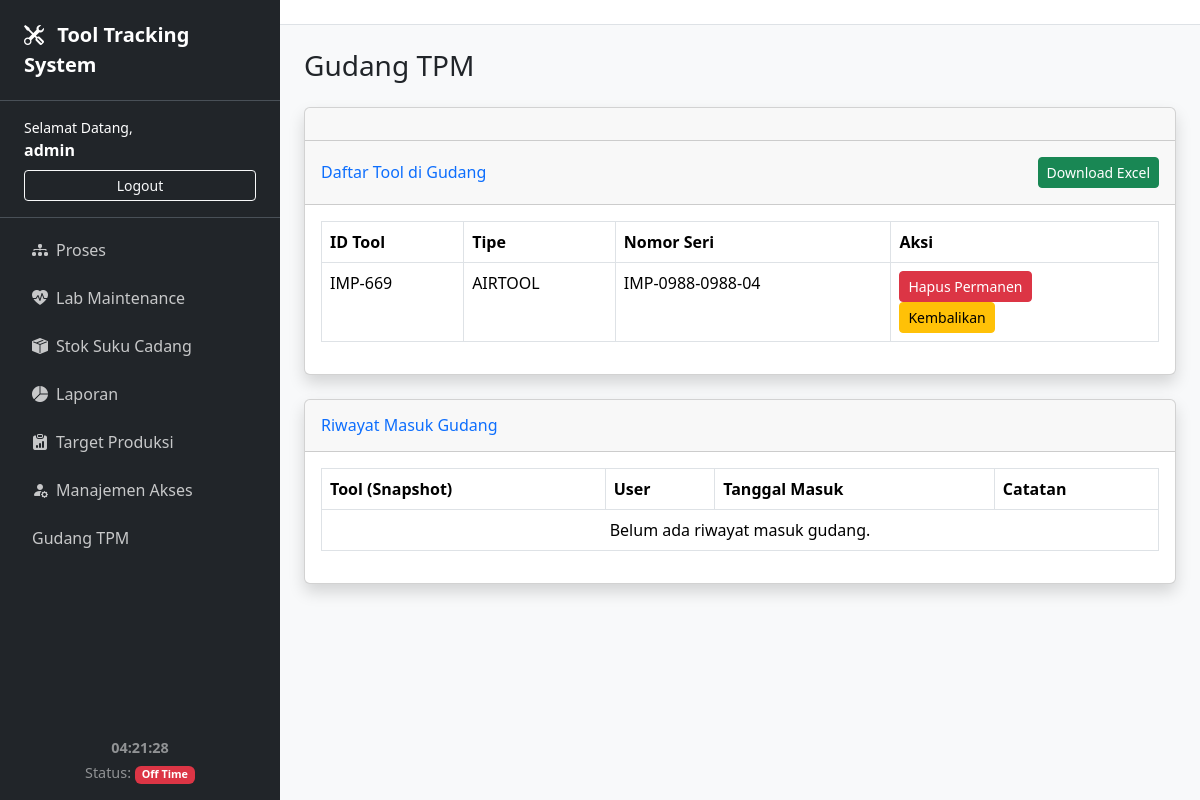
Page /gudang-tpm/ (signed in) on the earlier database version.
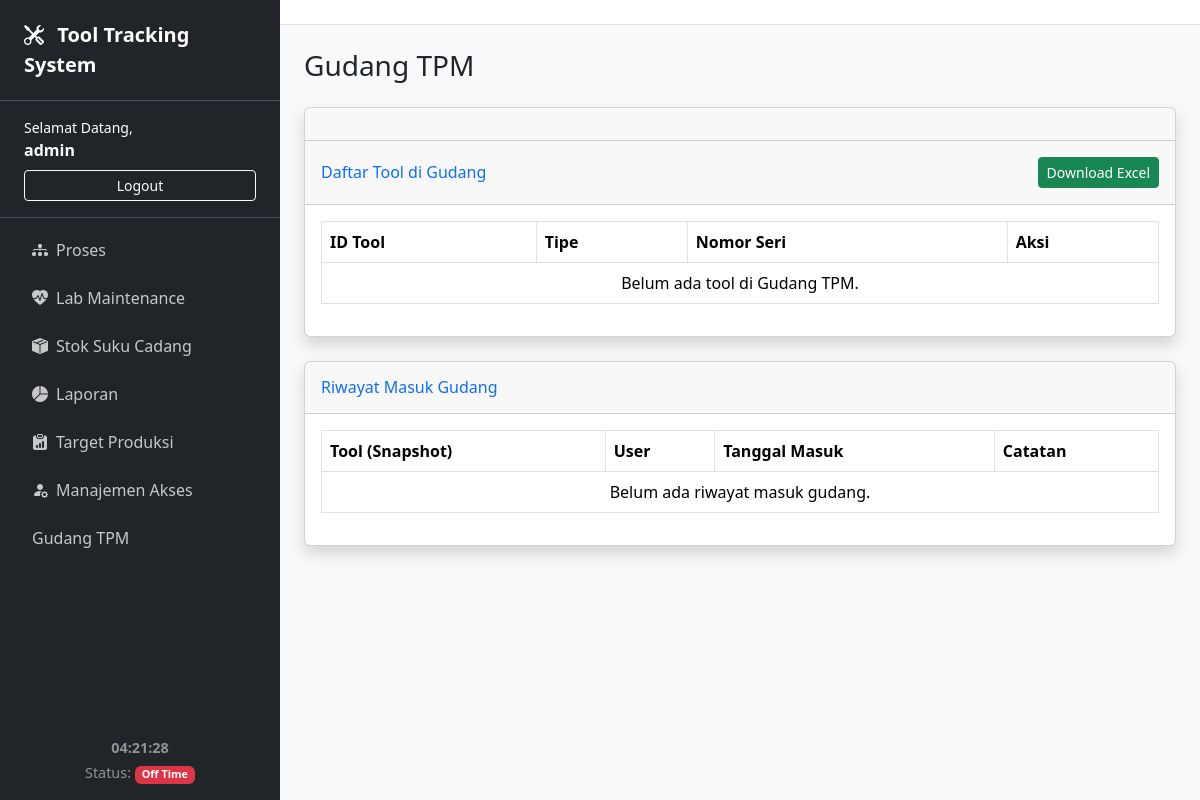
Same page on the later database version.
### tracker/models.py (models this page shows, shortened)
class Tool(models.Model):
    proses = models.ForeignKey(Proses, on_delete=models.SET_NULL, null=True, blank=True)
    stasiun = models.CharField(max_length=50)
    id_tool = models.CharField("ID Tool", max_length=50, unique=True)
    tipe_tool = models.CharField("Tipe Tool", max_length=100)
    nomor_seri = models.CharField("Nomor Seri", max_length=100)
    jumlah_shot = models.IntegerField("Shot per Produksi", default=1)
    max_shot = models.IntegerField("Max Shot", default=0)
    shot_terpakai = models.IntegerField("Shot Terpakai", default=0)
    lifetime = models.IntegerField("Total Jam Pakai Maksimal", default=5000)
    jam_pakai_terakumulasi = models.FloatField(default=0, verbose_name="Jam Pakai Terakumulasi")
    STATUS_CHOICES = [('Tersedia', 'Tersedia'), ('Dipakai', 'Dipakai'), ('Perbaikan', 'Dalam Perbaikan'), ('Gudang TPM', 'Gudang TPM'),]
    status = models.CharField(max_length=20, choices=STATUS_CHOICES, default='Tersedia')
    jenis_kerusakan = models.CharField(max_length=255, blank=True, null=True, help_text="Diisi saat tool masuk lab")
    part_yang_digunakan = models.TextField(blank=True, null=True, help_text="Part yang diganti atau diperbaiki")
    dibuat_pada = models.DateTimeField(auto_now_add=True)
    diupdate_pada = models.DateTimeField(auto_now=True)

### tracker/views.py (the view)
# urls.py: path('gudang-tpm/', views.gudang_tpm_list, name='gudang_tpm_list'),
@login_required
def gudang_tpm_list(request):
    if not (hasattr(request.user, 'userprofile') and
            (request.user.userprofile.can_manage_gudang_tpm or
             request.user.userprofile.is_developer or
             request.user.is_superuser)):
        messages.error(request, "Anda tidak memiliki izin untuk mengakses halaman Gudang TPM.")
        return redirect('daftar_proses')
    tools = Tool.objects.filter(status='Gudang TPM').order_by('id_tool')
    riwayat = RiwayatGudang.objects.all().order_by('-tanggal_masuk')
    context = {
        'tools': tools,
        'riwayat': riwayat,
    }
    return render(request, 'tracker/gudang_tpm.html', context)

### tracker/templates/tracker/gudang_tpm.html (shortened to what this page needs)
{% extends 'tracker/base.html' %}
{% block content %}
<h1 class="h3 mb-4 text-gray-800">Gudang TPM</h1>
<div class="card shadow mb-4">
    <div class="card-header py-3">
    </div>
    <div class="card-header py-3 d-flex justify-content-between align-items-center">
    <h6 class="m-0 font-weight-bold text-primary">Daftar Tool di Gudang</h6>
    <a href="{% url 'download_gudang_excel' %}" class="btn btn-sm btn-success">
         Download Excel
    </a>
</div>
    <div class="card-body">
        <div class="table-responsive">
            <table class="table table-bordered" id="dataTable" width="100%" cellspacing="0">
                <thead>
                    <tr>
                        <th>ID Tool</th>
                        <th>Tipe</th>
                        <th>Nomor Seri</th>
                        <th>Aksi</th>
                    </tr>
                </thead>
                <tbody>
                    {% for tool in tools %}
                    <tr>
                        <td>{{ tool.id_tool }}</td>
                        <td>{{ tool.tipe_tool }}</td>
                        <td>{{ tool.nomor_seri }}</td>
                        <td>
                        <form method="post" action="{% url 'hapus_tool_gudang' tool.id %}" onsubmit="return confirm('Hapus permanen tool ini?')">
                            <button class="btn btn-sm btn-danger">Hapus Permanen</button>
                        </form>
                        <form method="post" action="{% url 'kembalikan_tool_gudang' tool.id %}" onsubmit="return confirm('Kembalikan tool ini ke Lab Maintenance?')">
                            <button class="btn btn-sm btn-warning">Kembalikan</button>
                        </form>
                        </td>
                    </tr>
                    {% empty %}
                    <tr>
                        <td colspan="4" class="text-center">Belum ada tool di Gudang TPM.</td>
                    </tr>
                    {% endfor %}
                </tbody>
            </table>
        </div>
    </div>
</div>
<div class="card shadow mb-4">
    <div class="card-header py-3">
        <h6 class="m-0 font-weight-bold text-primary">Riwayat Masuk Gudang</h6>
    </div>
    <div class="card-body">
        <div class="table-responsive">
            <table class="table table-bordered" width="100%" cellspacing="0">
                <thead>
                    <tr>
                        <th>Tool (Snapshot)</th>
                        <th>User</th>
                        <th>Tanggal Masuk</th>
                        <th>Catatan</th>
                    </tr>
                </thead>
                <tbody>
                    {% for r in riwayat %}
                    <tr>
                        <td>{{ r.tool_id_snapshot }} - {{ r.tipe_tool_snapshot }}</td>
                        <td>{{ r.user.username|default:"-" }}</td>
                        <td>{{ r.tanggal_masuk|date:"d M Y, H:i" }}</td>
                        <td>{{ r.catatan|default:"-" }}</td>
                    </tr>
                    {% empty %}
                    <tr>
                        <td colspan="4" class="text-center">Belum ada riwayat masuk gudang.</td>
                    </tr>
                    {% endfor %}
                </tbody>
            </table>
        </div>
    </div>
</div>
{% endblock %}

Differences in the rows shown:
removed Tool: id_tool "IMP-669", tipe_tool "AIRTOOL", nomor_seri "IMP-0988-0988-04"
Other differences:
text now shown: "Belum ada tool di Gudang TPM."
